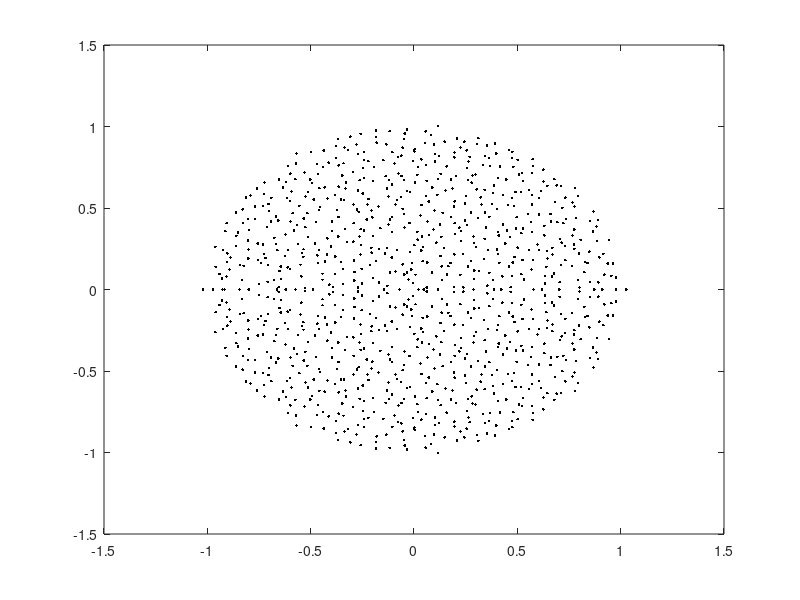

MATLAB code to generate this figure: (Note: this script raises an error after producing the figure.)
%% Eigenvalues of random operators
% Yuji Nakatsukasa, April 2017

%%
% (Chebfun example linalg/Randfuneig.m)

%% 1. Eigenvalues of random matrices
% As is well known [2,3], eigenvalues of large random matrices 
% are distributed uniformly in a disk.
% This is called the circular law and it holds very generally (see [4]); 
% the matrix elements are allowed to come from a variety of random
% variables, as long as they are independent (a property called universality). Here we verify
% the circular law with a standard Gaussian random matrix. 
% Throughout this example, we scale the entries 
% in the standard fashion so that the asymptotic spectral radius converges to 1. 

n = 1000;
A = randn(n)/sqrt(n);
plot(eig(A),'k.'),hold on
plot(chebfun(@(x)exp(1i*x),[0 2*pi]))
axis(1.2*[-1 1 -1 1]), axis equal

%% 2. Eigenvalues of random low-rank matrices
% Low-rank matrices are everywhere these days. A natural question arises:
% what are the eigenvalues of random low-rank matrices? 
% Specifically, consider matrices given by $AB^T$ where $A,B$ are
% tall skinny $m\times n$ random matrices. Of course there are $m-n$ eigenvalues at 0.
% Where are the other eigenvalues? An important fact here 
% (which becomes crucial below)
% is that the nonzero eigenvalues are the same as those of
% $B^TA$, which is $n\times n$, hence smaller. 

n = 1000;
m = n*10;   % aspect ratio 10
A = randn(m,n)/power(m*n,1/4); 
B = randn(m,n)/power(m*n,1/4);

hold off
plot(eig(B'*A),'k.'), hold on
plot(chebfun(@(x)exp(1i*x),[0 2*pi]))
axis(1.2*[-1 1 -1 1]), axis equal

%%
% The eigenvalues again appear to be distributed uniformly on the unit disk! 
% A difficulty in explaining this is that here the elements aren't exactly independent. 
% Most results in the literature on random matrices concern i.i.d.
% elements. Nonetheless, recent studies [1,5] explain the phenomenon:
% the eigenvalues of $AB^T$ are indeed distributed in the unit disk, as
% $m,n\rightarrow \infty$,
% but generally not uniformly. 
% More precisely, denoting by $k=m/n$ the aspect ratio, 
% the eigenvalue density at radius $r(0<r<1)$ converges as $n\rightarrow \infty$
% almost surely to $g(r,k) = k/\sqrt{(1-k)^2+4kr^2}$. Note that as $k\rightarrow \infty$, 
% $g(r,k)$ converges to the
% constant $1$, independent of $r$. 
% This indicates that as we take the limit where the 
% aspect ratio tends to infinity (while $m,n\rightarrow \infty$), the
% eigenvalue distribution converges to the uniform distribution over the unit disk. 

%%
% Here is a qualitative explanation: As $m/n\rightarrow \infty$, the columns of 
% the matrices $A,B$ become close to orthonormal, so there is an
% orthogonal $m\times m$ matrix $Q$ such that
% $QA\approx \big[I_n, 0\big]^T$ ($Q$ would also be random),
% and then the eigenvalues $AB^T$, which are the same as those of $(QB)^T(QA)$,
% are approximately those of the top $n\times n$ block of $QB$, which has 
% elements that are i.i.d. 

%% 3. Eigenvalues of a product of two random matrices
% The function $g(r,k)$ above suggests that for a product of two random square matrices, 
% the eigenvalues should be markedly clustered near the origin. Let's
% illustrate this:

n = 1000;
m = n; % we just changed this from n*10 in the low-rank case
A = randn(m,n); 
B = randn(m,n);

hold off
plot(eig(B'*A)/sqrt(m*n),'k.'), hold on
plot(chebfun(@(x)exp(1i*x),[0 2*pi]))
axis(1.2*[-1 1 -1 1]), axis equal

%%
% One can play with the aspect ratio and see that the larger $m/n$ is, the
% more uniform the eigenvalue distribution becomes. 


%% 4. Eigenvalues of a Fredholm operator defined by a random, finite-rank bivariate function
% Now we explore the continuous analogue. 
% We construct a random bivariate function, generated by a new Chebfun
% command randnfun2: this generates a random bivariate function 
% obtained by forming a function of random Fourier coefficients (with support in a disk), 
% then restricting the domain to a smaller square. 
% Let's generate such a function and look at the associated eigenvalues: here,
% we examine the eigenvalues of the Fredholm integral operator whose kernel
% is the bivariate function (this is a compact operator).
% Here, the eig(chebfun2) code computes the nonzero eigenvalues, using again (only more crucially)
% the identity $eig(AB) = eig(BA)$, as there are infinitely many eigenvalues at 0). 

dt = 0.01;                             % max wavenumber 2pi/dt
dom = [-1 1 -1 1];
f = randnfun2(dom,dt,'norm');  % normalized randum function 
ei = eig(f);
disp(['Number of nonzero eigenvalues: ',num2str(length(ei))])

hold off, plot(ei,'k.'), hold on
plot(chebfun(@(x)exp(1i*x),[0 2*pi]))
axis(1.2*dom), axis equal

%%
% Again we see eigenvalues in a disk; are they uniformly distributed? 
% By analogy with the finite-dimensional case, perhaps we expect the eigenvalues to be uniform, as we can regard $f(x,y)$ as $A(y)B(x)^T$ where $A,B$ are quasimatrices, i.e.,
% matrices of size $\infty \times n$, that is, the aspect ratio is
% $m/n=\infty$. 
% However, we think the distribution here is not quite uniform. 
% 
%%
% Experiments suggest that the uniformness depends on the support of the
% Fourier coefficients used for randnfun2. If we change it to bounded maximum
% degree, we obtain a more convincingly uniform distribution, aside from some clustering along the real axis: 
% (below we extract the essence of randnfun and change the support of the coefficients from a disk (2-norm bound) 
% to a square (max-norm bound); a 1-norm bound results in more clustered
% eigenvalues). It is an open problem to explain this observation! 

n = round(2/dt);
c = randn(2*n+1) + 1i*randn(2*n+1);     % random coefficients on a square
[x,y] = meshgrid(-n:n,-n:n);
if ( n>0 )
 %c = c.*((x/n).^2 + (y/n).^2 <= 1);    % 2-norm bound; default in randnfun 
 c = c.*(max(abs(x/n),abs(y/n)) <= 1);  % max-norm bound 
 %c = c.*( (abs(x/n)+abs(y/n)) <= 1);   % 1-norm bound: very clustered eigvals
end
c = c/sqrt(nnz(c));                     % ensure var = 1 at each point
n = round(1.2*(dom(4)-dom(3))/dt+2);
dom2 = [ dom(1) dom(1)+n*dt dom(3) ...  % bigger domain
    dom(3)+n*dt ]; 
f = chebfun2(c, dom2, 'coeffs', 'trig');% periodic chebfun2
f = real(f);
f = f{-1,1,-1,1}/sqrt(dt);              % restrict and normalize

ei = eig(f);
disp(['Number of nonzero eigenvalues: ',num2str(length(ei))])
hold off, plot(ei,'k.'), hold on
plot(chebfun(@(x)exp(1i*x),[0 2*pi]))
axis(1.2*[-1 1 -1 1]), axis equal

%% 5. References
% 
% 1. Burda, Z. and Jarosz, A. and Livan, G. and Nowak, M. A. and Swiech, A.,
% Eigenvalues and singular values of products of rectangular Gaussian
% random matrices,
% _Physical Review E._, 82(6),061-114,2010.
% 
% 2. J. Ginibre, Statistical ensembles of complex, quaternion, and real 
% matrices,
% _J. Math. Phys._,6, 440, 1965.
% 
% 3. M. L. Mehta,
% _Random Matrices_, Academic Press, 2004. 
%
% 4. T. Tao, V. Vu, Random matrices: Universality of ESDs and the circular law, 
% _The Annals of Probability_, 38(5), 2023--2065, 2010,
% 
% 5. X. Zeng, Limiting empirical distribution for eigenvalues of products of random rectangular matrices, 
% _Statistics & Probability Letters_, 126, 33--40, 2017.  
% 
